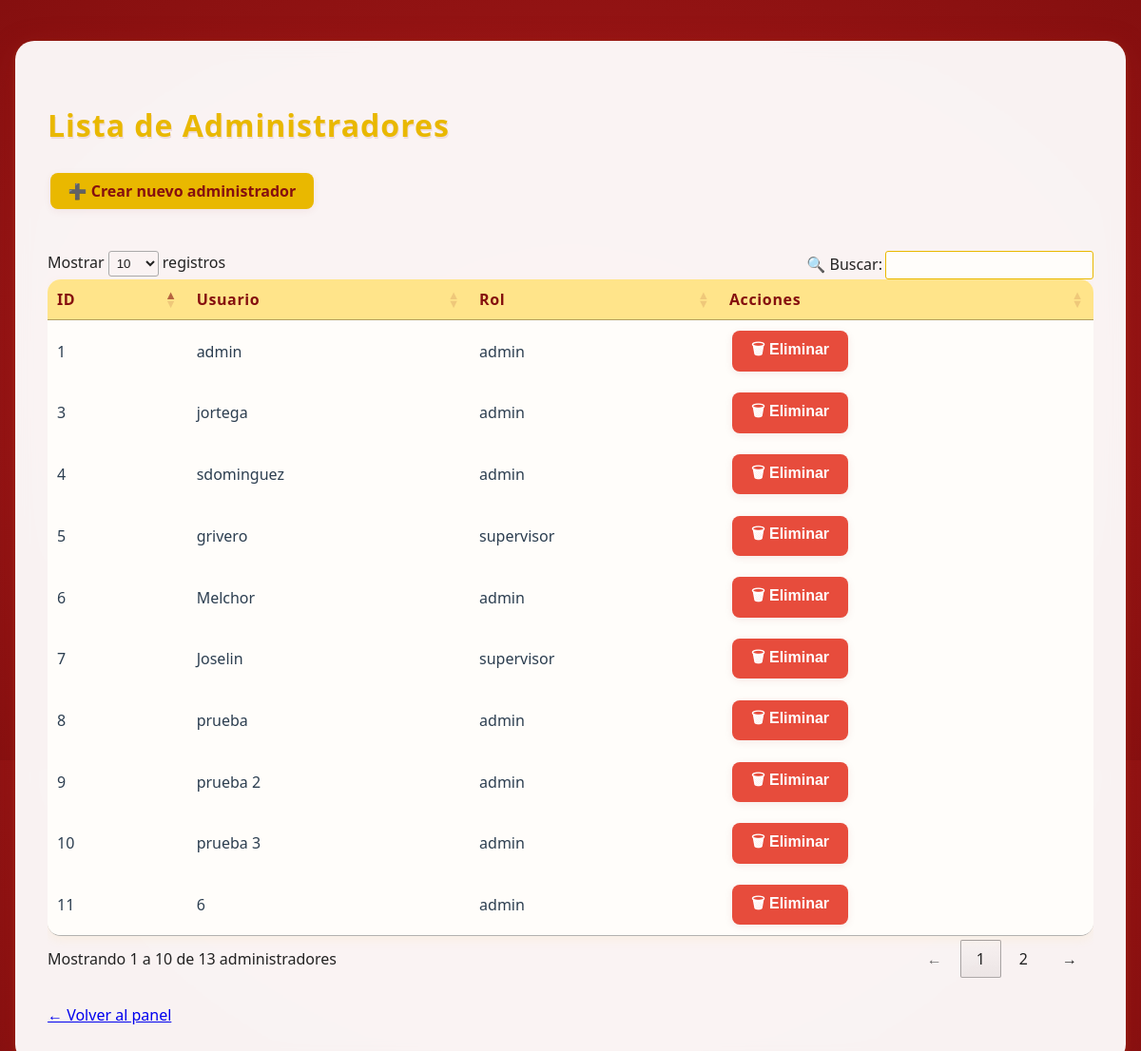
Page /admin/usuarios (signed in) on the earlier database version.
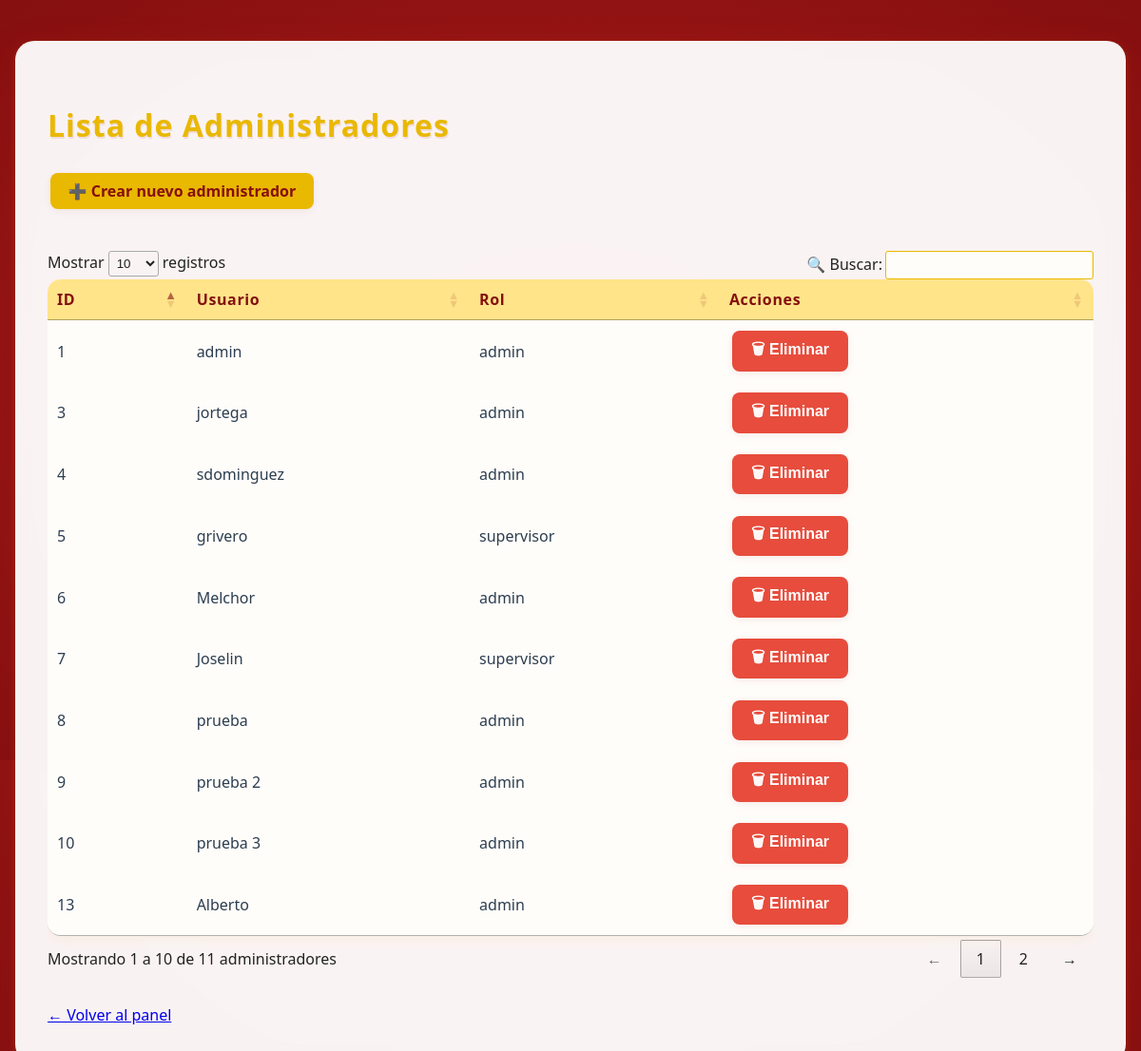
Same page on the later database version.
### app/models.py (models this page shows, shortened)
class Admin(db.Model):
    id = db.Column(db.Integer, primary_key=True)
    usuario = db.Column(db.String(80), unique=True, nullable=False)
    password_hash = db.Column(db.String(128), nullable=False)
    rol = db.Column(db.String(20), default='admin')  # 'admin' o 'supervisor'

### app/routes.py (the view)
@app.route('/admin/usuarios')
@requiere_rol('admin')
def lista_administradores():
    if 'admin_id' not in session:
        return redirect(url_for('login'))
    administradores = Admin.query.all()
    return render_template('lista_administradores.html', administradores=administradores)

### app/__init__.py (called while the page is built)
@app.before_request
def mantener_sesion_activa():
    session.permanent = True

### app/routes.py (called while the page is built, shortened)
def requiere_rol(*roles_permitidos):
    def decorator(f):
        @wraps(f)
        def wrapper(*args, **kwargs):
            if 'admin_id' not in session:
                return redirect(url_for('login'))
            rol = session.get('rol')
            if rol not in roles_permitidos:
                flash("No tienes permiso para acceder a esta sección", "error")
                return redirect(url_for('panel_admin'))
            return f(*args, **kwargs)
        return wrapper
    return decorator

@app.before_request
def refrescar_timeout():
    if "admin_id" in session:
        now = datetime.utcnow()
        last = session.get("last_activity", now)
        if hasattr(last, "tzinfo") and last.tzinfo is not None:
            last = last.astimezone(timezone.utc).replace(tzinfo=None)
        session["last_activity"] = now

### app/templates/lista_administradores.html (shortened to what this page needs)
<!DOCTYPE html>
<html lang="es">
<head>
    <link rel="stylesheet" href="{{ url_for('static', filename='css/admin.css') }}">
    <link rel="stylesheet" href="https://cdn.datatables.net/1.13.6/css/jquery.dataTables.min.css">
</head>
<body>
    <div class="admin-contenedor" style="max-width:1100px;">
        <h1>Lista de Administradores</h1>
        <div style="margin-bottom:1.7em;">
            <a href="{{ url_for('crear_admin') }}" class="btn btn-primary">➕ Crear nuevo administrador</a>
        </div>
        <div class="table-responsive">
            <table id="tabla-admins">
                <thead>
                    <tr>
                        <th>ID</th>
                        <th>Usuario</th>
                        <th>Rol</th>
                        <th>Acciones</th>
                    </tr>
                </thead>
                <tbody>
                    {% for admin in administradores %}
                    <tr>
                        <td>{{ admin.id }}</td>
                        <td>{{ admin.usuario }}</td>
                        <td>{{ admin.rol }}</td>
                        <td>
                            <form action="{{ url_for('eliminar_administrador', admin_id=admin.id) }}" method="POST" style="display:inline;">
                                <button type="submit" class="btn-danger" onclick="return confirm('¿Seguro que deseas eliminar este administrador?');">
                                    🗑 Eliminar
                                </button>
                            </form>
                        </td>
                    </tr>
                    {% endfor %}
                </tbody>
            </table>
        </div>
        <a href="{{ url_for('panel_admin') }}" class="btn-volver" style="margin-top:1.7em; display:inline-block;">← Volver al panel</a>
    </div>
</body>
</html>

Differences in the rows shown:
removed Admin: id "11", usuario "6", rol "admin"
now on this page (row unchanged): Admin: id "13", usuario "Alberto", rol "admin"
Other differences:
text written by a page script: "Mostrar registros 🔍 Buscar: Mostrando 1 a 10 de 13 administradores ← 1 2 →" → "Mostrar registros 🔍 Buscar: Mostrando 1 a 10 de 11 administradores ← 1 2 →"
